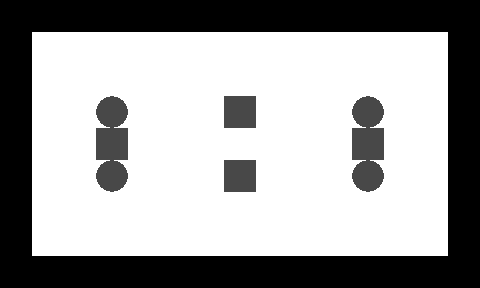

A 2D game scene composited from a Tiled map and its tileset images. What follows is a short description and the map's XML, with every tile layer's data as written:
An orthogonal 15x9 tile map with 32x32 px tiles, 2 tile layers (1, 2).

<map version="1.0" orientation="orthogonal" width="15" height="9" tilewidth="32" tileheight="32">
 <tileset firstgid="1" name="n_tiles1" tilewidth="32" tileheight="32">
  <image source="../../images/map/common/n_tiles1.png" width="128" height="64" />
 </tileset>
 <layer name="1" width="15" height="9">
  <data encoding="csv">
1,1,1,1,1,1,1,1,1,1,1,1,1,1,1,
1,1,1,1,1,1,1,1,1,1,1,1,1,1,1,
1,1,1,1,1,1,1,1,1,1,1,1,1,1,1,
1,1,1,1,1,1,1,1,1,1,1,1,1,1,1,
1,1,1,1,1,1,1,1,1,1,1,1,1,1,1,
1,1,1,1,1,1,1,1,1,1,1,1,1,1,1,
1,1,1,1,1,1,1,1,1,1,1,1,1,1,1,
1,1,1,1,1,1,1,1,1,1,1,1,1,1,1,
1,1,1,1,1,1,1,1,1,1,1,1,1,1,1
</data>
 </layer>
 <layer name="2" width="15" height="9">
  <data encoding="csv">
2,2,2,2,2,2,2,2,2,2,2,2,2,2,2,
2,0,0,0,0,0,0,0,0,0,0,0,0,0,2,
2,0,0,0,0,0,0,0,0,0,0,0,0,0,2,
2,0,0,3,0,0,0,4,0,0,0,3,0,0,2,
2,0,0,4,0,0,0,0,0,0,0,4,0,0,2,
2,0,0,3,0,0,0,4,0,0,0,3,0,0,2,
2,0,0,0,0,0,0,0,0,0,0,0,0,0,2,
2,0,0,0,0,0,0,0,0,0,0,0,0,0,2,
2,2,2,2,2,2,2,2,2,2,2,2,2,2,2
</data>
 </layer>
</map>
